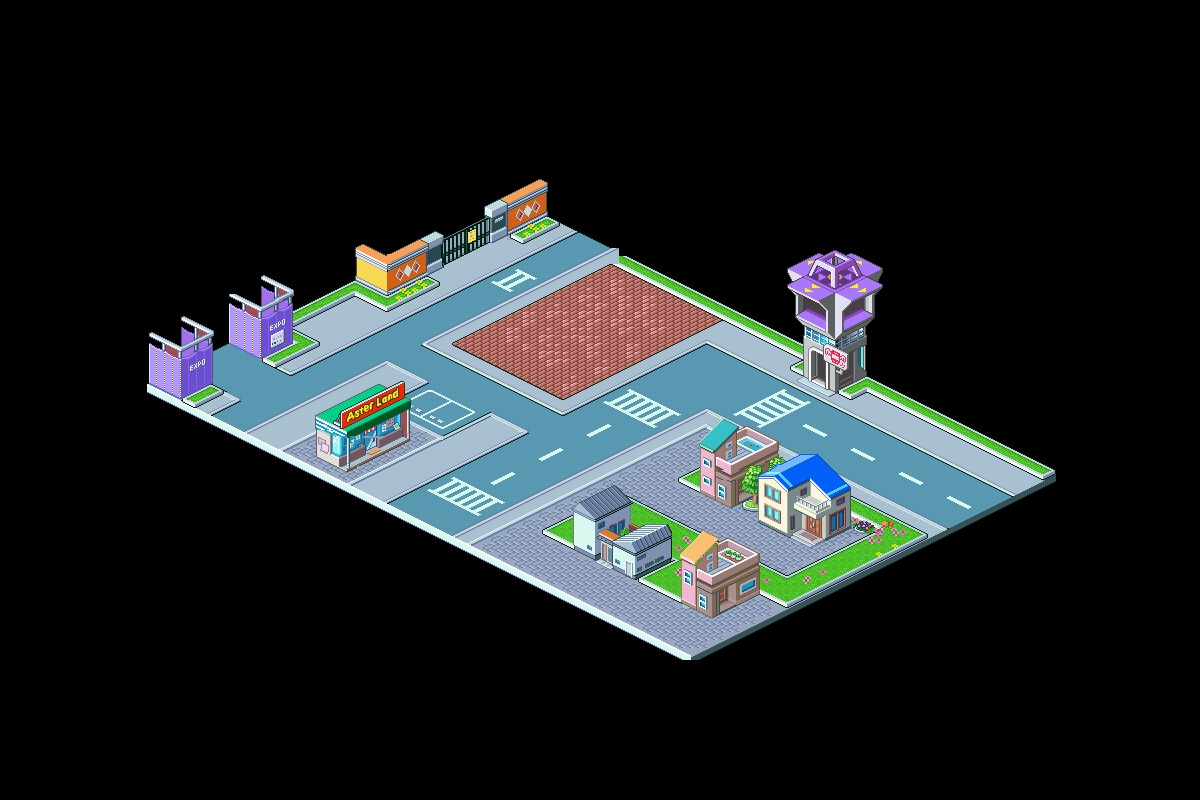

A 2D game scene composited from a Tiled map and its tileset images. What follows is a short description and the map's XML, with each tile layer's data collapsed to a summary:
An orthogonal 400x400 tile map with 3x2 px tiles, 3 tile layers (Tile Layer 1, Building, layer3), 4 tilesets and 30 objects (21x Wall, 4x Door, Exit, Spawn).

<map version="1.2" tiledversion="1.2.4" orientation="orthogonal" renderorder="left-up" width="400" height="400" tilewidth="3" tileheight="2" infinite="0" nextlayerid="19" nextobjectid="57">
 <tileset firstgid="1" name="City" tilewidth="3" tileheight="2" tilecount="78003" columns="321">
  <image source="City/City.png" width="963" height="486" />
 </tileset>
 <tileset firstgid="78004" name="Buildings" tilewidth="3" tileheight="2" tilecount="20586" columns="146">
  <image source="City/Buildings/Buildings.png" width="440" height="283" />
 </tileset>
 <tileset firstgid="98590" name="Houses" tilewidth="3" tileheight="2" tilecount="11660" columns="110">
  <image source="City/Houses/Houses.png" width="332" height="213" />
 </tileset>
 <tileset firstgid="110250" name="city" tilewidth="3" tileheight="2" tilecount="78003" columns="321">
  <image source="City/City.png" width="963" height="486" />
 </tileset>
 <layer id="1" name="Tile Layer 1" width="400" height="400">
  <data>[160000 cells, 76345 non-empty, 76345 distinct tile ids]</data>
 </layer>
 <layer id="9" name="Building" width="400" height="400">
  <data>[160000 cells, 4811 non-empty, 4743 distinct tile ids]</data>
 </layer>
 <objectgroup id="4" name="Wall">
  <object id="1" name="Wall" x="346" y="474">
   <polyline points="24,-9.66667 3.66667,1.66667 0,0 -31.6667,-15.3333 38,-52.3333 67.6667,-33.6667 42.3333,-20.6667" />
  </object>
  <object id="2" name="Wall" x="712.333" y="620.333">
   <polyline points="0,0 -99.3333,-50.6667" />
  </object>
  <object id="3" name="Wall" x="739.667" y="606.667">
   <polyline points="0,0 21.3333,-11.6667 47.6667,2.33333" />
  </object>
  <object id="4" name="Wall" x="593.333" y="560.667">
   <polyline points="0,0 -52.6667,-28.3333 -55.3333,-30.3333 -21,-45.6667" />
  </object>
  <object id="5" x="786.667" y="575">
   <polyline points="0,0 -26,-12.6667" />
  </object>
  <object id="7" name="Wall" x="762" y="563.333">
   <polyline points="0,0 -59,-30.6667 -135,-68.6667 -164.333,-52 -174.667,-54.6667 -189.667,-48.3333" />
  </object>
  <object id="8" name="Wall" x="852.333" y="528.333">
   <polyline points="0,0 -25,11.6667" />
  </object>
  <object id="9" x="787.333" y="536.667">
   <polyline points="0,0 -29.3333,-15.3333" />
  </object>
  <object id="11" name="Wall" x="929.667" y="534">
   <polyline points="4,2.66667 0,0 -77.6667,-38 -185,-93.3333 -230,-68.6667 -256.333,-55.6667 -254,-54 -200.333,-26" />
  </object>
  <object id="12" name="Wall" x="440" y="285.333">
   <polyline points="0,0 -53,27.3333 -85.3333,11.6667 -147,42.6667 -117.333,58 -165,83.6667" />
  </object>
  <object id="13" name="Wall" x="197" y="408">
   <polyline points="0,0 27.6667,-14.3333" />
  </object>
  <object id="14" name="Wall" x="524.667" y="243.667">
   <polyline points="0,0 38.6667,-19.6667" />
  </object>
  <object id="15" name="Wall" x="613.333" y="264.667">
   <polyline points="0,0 187.667,95 175,103.333 172.333,105.333 187,112" />
  </object>
  <object id="16" name="Wall" x="837.667" y="394.667">
   <polyline points="-7.66667,-4.33333 0,0 14,7.33333 30.3333,-0.666667 204.667,86.3333" />
  </object>
  <object id="17" name="Wall" x="880.333" y="529.667">
   <polyline points="0,0 -93.6667,45.6667" />
  </object>
  <object id="18" name="Wall" x="563.333" y="224">
   <polyline points="0,0 54.3333,26.3333" />
  </object>
  <object id="20" name="Wall" x="729.667" y="507.667">
   <polyline points="0,0 3.66667,2.66667 7,0 27.6667,8.66667 29.3333,13.3333" />
  </object>
  <object id="27" name="Wall" x="316.25" y="459">
   <polyline points="0,0 -0.75,-34.25 8.75,-43 18.75,-44.25 25.5,-49 31.75,-50 35.25,-51.25 39.5,-53.25 45,-53.5 55.75,-54.5 60,-57.75 66,-57.75 79.75,-56 84.25,-53.25 90.5,-46 94.75,-39.25 95.75,-33.25 95.75,-27.75 95,-20.25" />
  </object>
  <object id="28" name="Wall" x="879.75" y="529">
   <polyline points="0,0 -29,-15.75 -27.5,-1.25" />
  </object>
  <object id="29" name="Wall" x="827.5" y="539.25">
   <polyline points="0,0 -16,8.5" />
  </object>
  <object id="30" name="Wall" x="613.25" y="264.25">
   <polyline points="0,0 12.75,-8 3.5,-14.25" />
  </object>
  <object id="41" name="Wall" x="228" y="342.667">
   <polyline points="0,0 -15,7.66667 -15.6667,41 -6,46.3333" />
  </object>
  <object id="45" name="Door" x="367.957" y="452.304" width="17.8696" height="2.86957" />
  <object id="47" name="Door" x="445.625" y="230.375" width="34.75" height="26.25" />
  <object id="48" name="Door" x="230" y="344.25" width="29.125" height="12.125" />
  <object id="49" name="Door" x="205.25" y="351.125" width="11.25" height="32.25" />
  <object id="55" name="Wall" x="740" y="606.25">
   <polyline points="0,0 -27.5,14.25" />
  </object>
  <object id="56" x="592.75" y="560.25">
   <polyline points="0,0 21.25,10" />
  </object>
 </objectgroup>
 <layer id="8" name="layer3" width="400" height="400">
  <data>[160000 cells, 14298 non-empty, 13853 distinct tile ids]</data>
 </layer>
 <objectgroup id="15" name="Enter" />
 <objectgroup id="16" name="Exit">
  <object id="54" name="Exit" x="805.5" y="529.875">
   <polygon points="0,0 12.75,7 9.25,8.625 -2.75,2" />
  </object>
 </objectgroup>
 <objectgroup id="17" name="Spawn">
  <object id="52" name="Spawn" x="793.875" y="540" width="6.875" height="6.375" />
 </objectgroup>
</map>
